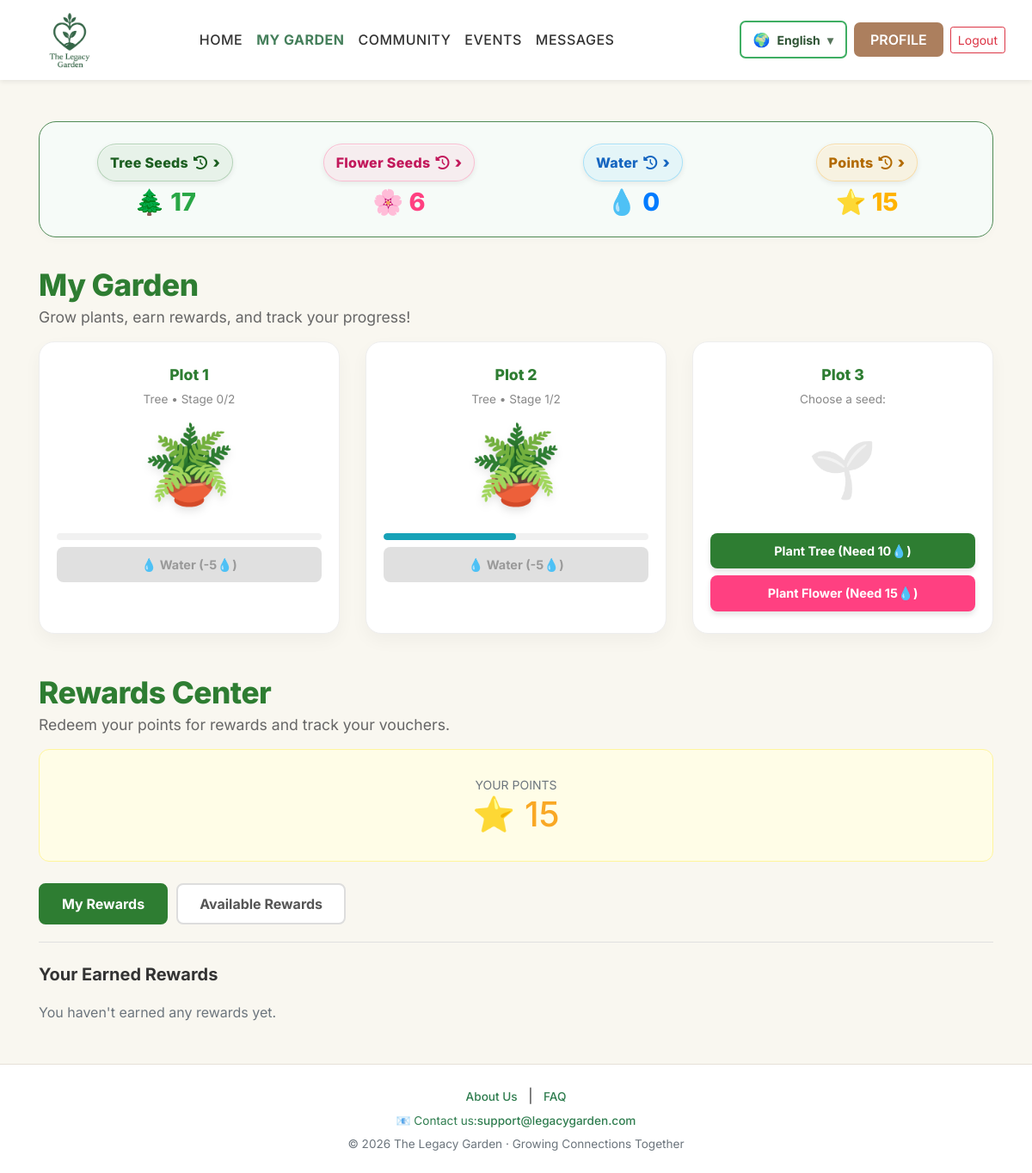
/garden/ (signed in), run on the app's committed database.
### tables this page shows
CREATE TABLE users (
                id INTEGER PRIMARY KEY AUTOINCREMENT,
                username TEXT UNIQUE,
                password TEXT,
                role TEXT,
                points INTEGER DEFAULT 0
            , status TEXT DEFAULT 'active');

CREATE TABLE plots (
                id INTEGER PRIMARY KEY AUTOINCREMENT,
                user_id INTEGER,
                plot_number INTEGER NOT NULL,
                plant_type TEXT,
                growth_stage INTEGER DEFAULT 0,
                last_watered_at TIMESTAMP,
                FOREIGN KEY (user_id) REFERENCES users(id)
            );

### features/garden.py (the view)
@garden_bp.route('/')
def index():
    ensure_session()
    uid = session['user_id']
    user_row = db_helper.get_user_by_id(uid)
    user = dict(user_row) if user_row else {"points": 0}
    inv_row = db_helper.get_user_inventory(uid)
    inventory = dict(inv_row) if inv_row else {"seed_tree": 0, "seed_flower": 0, "water": 0}
    return render_template(
        'garden/garden_dashboard.html',
        user=user,
        inventory=inventory,
        plots=db_helper.get_user_plots(uid),
        my_rewards=db_helper.get_user_rewards(uid),
        all_rewards=db_helper.get_all_rewards()
    )

### __init__.py (called while the page is built)
def get_locale():
    lang = session.get("lang", "en")
    if lang in ("zh_Hans", "zh-hans", "zh_hans", "zh"):
        return "zh_Hans"
    return "en"

### database.py (called while the page is built)
    def get_connection(self):
        BASE_DIR = os.path.dirname(os.path.abspath(__file__))
        DB_PATH = os.path.join(BASE_DIR, "legacygarden.db")
        print("✅ USING DB FILE:", DB_PATH)   # <--- add this
        conn = sqlite3.connect(DB_PATH)
        conn.row_factory = sqlite3.Row
        return conn

    def get_user_by_id(self, uid):
        conn = self.get_connection()
        u = conn.execute("SELECT * FROM users WHERE id=?", (uid,)).fetchone()
        conn.close()
        return u

    def get_user_inventory(self, uid):
        conn = self.get_connection()
        conn.execute("INSERT OR IGNORE INTO user_inventory (user_id) VALUES (?)", (uid,))
        conn.commit()
        inv = conn.execute("SELECT * FROM user_inventory WHERE user_id=?", (uid,)).fetchone()
        conn.close()
        return inv

    def get_user_plots(self, uid):
        conn = self.get_connection()
        for i in range(1, 4):
            conn.execute("""
                INSERT OR IGNORE INTO plots (user_id, plot_number, growth_stage)
                SELECT ?, ?, 0
                WHERE NOT EXISTS (SELECT 1 FROM plots WHERE user_id=? AND plot_number=?)
            """, (uid, i, uid, i))
        conn.commit()
        p = conn.execute("SELECT * FROM plots WHERE user_id=? ORDER BY plot_number", (uid,)).fetchall()
        conn.close()
        return p

    def get_all_rewards(self):
        conn = self.get_connection()
        r = conn.execute("SELECT * FROM rewards").fetchall()
        conn.close()
        return r

    def get_user_rewards(self, uid):
        conn = self.get_connection()
        r = conn.execute("""
            SELECT ur.*, r.name, r.image_filename, r.cost
            FROM user_rewards ur
            JOIN rewards r ON ur.reward_id=r.id
            WHERE ur.user_id=?
            ORDER BY (ur.used_at IS NOT NULL) ASC, ur.redeemed_at DESC
        """, (uid,)).fetchall()
        conn.close()
        return [dict(row) for row in r]

### features/garden.py (called while the page is built)
def ensure_session():
    if 'user_id' not in session:
        session['user_id'] = 1
        session['username'] = 'Demo User'

### templates/garden/garden_dashboard.html (shortened to what this page needs)
{% extends "base.html" %}
{% block content %}
<div class="container py-4">
    <div class="garden-stats-card">
      <div class="row text-center g-4">
        <div class="col-6 col-md-3 border-md-end stat-col">
          <div class="stat-card clickable stat-tree" data-type="tree">
            Tree Seeds <i class="fa-solid fa-clock-rotate-left stat-history"></i> <span class="stat-arrow">›</span>
          </div>
          <div class="stat-val text-success">🌲 {{ inventory.seed_tree }}</div>
        </div>
        <div class="col-6 col-md-3 border-md-end stat-col">
          <div class="stat-card clickable stat-flower" data-type="flower">
            Flower Seeds <i class="fa-solid fa-clock-rotate-left stat-history"></i> <span class="stat-arrow">›</span>
          </div>
          <div class="stat-val" style="color: var(--lg-pink);">🌸 {{ inventory.seed_flower }}</div>
        </div>
        <div class="col-6 col-md-3 border-md-end stat-col">
          <div class="stat-card clickable stat-water" data-type="water">
            Water <i class="fa-solid fa-clock-rotate-left stat-history"></i> <span class="stat-arrow">›</span>
          </div>
          <div class="stat-val text-primary">💧 {{ inventory.water }}</div>
        </div>
        <div class="col-6 col-md-3 stat-col">
          <div class="stat-card clickable stat-points" data-type="points">
            Points <i class="fa-solid fa-clock-rotate-left stat-history"></i> <span class="stat-arrow">›</span>
          </div>
          <div class="stat-val" style="color: var(--lg-yellow);">⭐️ {{ user.points }}</div>
        </div>
      </div>
    </div>
    <div class="page-header">
      <h1 class="page-title">My Garden</h1>
      <p class="page-subtitle">Grow plants, earn rewards, and track your progress!</p>
    </div>
    <div class="row g-4 mb-5">
        {% for plot in plots %}
        {% set max_stage = 3 if plot.plant_type == 'tree' else 4 %}
        <div class="col-md-4">
            <div class="plot-card">
                <div class="plot-number">Plot {{ plot.plot_number }}</div>
                {% if plot.growth_stage == 0 %}
                    <div class="plot-status">Choose a seed:</div>
                    <div class="plant-visual visual-empty">🌱</div>
                    <button class="btn-action btn-tree btn-plant" data-id="{{plot.id}}" data-type="tree" {% if inventory.seed_tree < 1 %}disabled{% endif %}>Plant Tree (Need 10💧)</button>
                    <button class="btn-action btn-flower btn-plant" data-id="{{plot.id}}" data-type="flower" {% if inventory.seed_flower < 1 %}disabled{% endif %}>Plant Flower (Need 15💧)</button>
                {% elif plot.growth_stage < max_stage %}
                    <div class="plot-status">
                      {{ plot.plant_type|title }} • Stage {{ plot.growth_stage - 1 }}/{{ max_stage - 1 }}
                    </div>
                    <div class="plant-visual visual-growing">{% if plot.plant_type == 'tree' %}🪴{% else %}🌷{% endif %}</div>
                    <div class="progress">
                        <div class="progress-bar bg-info progress-dynamic"
                            data-progress="{{ ((plot.growth_stage - 1) / (max_stage - 1)) * 100 }}"></div>
                    </div>
                    <button class="btn-action btn-water" data-id="{{plot.id}}" {% if inventory.water < 5 %}disabled{% endif %}>
                        💧 Water (-5💧)
                    </button>
                {% endif %}
            </div>
        </div>
        {% endfor %}
    </div>
    <div class="mt-5">
        <div class="mt-5">
          <div class="page-header">
            <h1 class="page-title">Rewards Center</h1>
            <p class="page-subtitle">Redeem your points for rewards and track your vouchers.</p>
          </div>
          <div class="points-banner">
              <div class="small text-muted fw-bold text-uppercase">Your Points</div>
              <h1 class="fw-bold m-0" style="color: #F9A825;">⭐ {{ user.get('points', 0) }}</h1>
          </div>
          <ul class="nav nav-pills" id="rewardTabs" role="tablist">
            <li class="nav-item">
              <a class="nav-link active" id="tab-wallet-btn" data-toggle="pill" href="#pills-wallet" role="tab">My Rewards</a>
            </li>
            <li class="nav-item">
              <a class="nav-link" id="tab-redeem-btn" data-toggle="pill" href="#pills-redeem" role="tab">Available Rewards</a>
            </li>
          </ul>
          <div class="reward-divider"></div>
          <div class="tab-content">
              <div class="tab-pane fade show active" id="pills-wallet">
                  <h5 class="section-header">Your Earned Rewards</h5>
                  <div class="row g-3">
                      {% for item in my_rewards %}
                      <div class="col-md-4">
                          <div class="voucher-card">
                              <div class="voucher-img-area">
                                  <img src="{{ url_for('static', filename='rewards/' + item.image_filename) }}" style="max-height:80px;" onerror="this.style.display='none'; this.nextElementSibling.style.display='block';">
                                  <div style="display:none; font-size:3rem;">🎟️</div>
                              </div>
                              <div class="voucher-body">
                                  <h6 class="fw-bold">{{ item.name }}</h6>
                                  {% if item.used_at %}
                                      <div class="mt-3 text-success fw-bold border p-2 rounded bg-light text-center">
                                          ✅ USED
                                          <div class="text-muted small fw-normal mt-1" style="font-size: 0.75rem;">
                                              on {{ item.used_at[:10] }} <span class="opacity-50">at</span> {{ item.used_at[11:16] }}
                                          </div>
                                      </div>
                                  {% else %}
                                      <div class="text-center">
                                          <div class="bg-light p-2 rounded mb-2 font-monospace small text-muted">{{ item.qr_code_filename }}</div>
                                          <button class="btn-action btn-tree btn-use-modal"
                                                  data-id="{{ item.id }}"
                                                  data-name="{{ item.name }}"
                                                  data-img="{{ url_for('static', filename='rewards/' + item.image_filename) }}">
                                              Use Now
                                          </button>
                                      </div>
                                  {% endif %}
                              </div>
                          </div>
                      </div>
                      {% else %}
                      <div class="col-12 text-muted">You haven't earned any rewards yet.</div>
                      {% endfor %}
                  </div>
              </div>
          </div>
        </div>
    </div>
</div>
{% endblock %}

### static/css/style.css (style rules this page uses)
html, body { width: 100%; max-width: 100%; overflow: visible; }
:root { --legacy-green: #457F5B; --legacy-beige: #f9f7f0; --text-dark: #333333; --border-light: #d6d6d6; }
body { font-family: 'Inter', sans-serif; background-color: var(--legacy-beige); color: var(--text-dark); margin: 0; min-height: 100vh; }
body { top: 0 !important; }
body { top: 0px !important; }

### data on the page
users: points "15"
plots: plot_number "1", plant_type "Tree", plot.growth_stage-1 "0", max_stage-1 "2"
plots: plot_number "2", plant_type "Tree", plot.growth_stage-1 "1", max_stage "2"
plots: plot_number "3"

### other printed values
{{ inventory.seed_tree }} "17"
{{ inventory.seed_flower }} "6"
{{ inventory.water }} "0"
{{ user.get('points', 0) }} "15"
